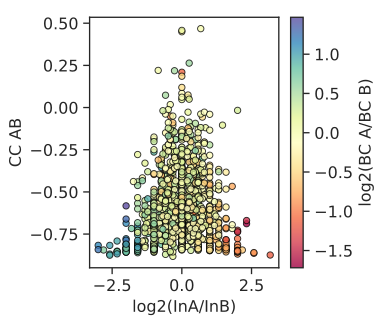

The Python source for this figure:
from matplotlib import pyplot as plt
import seaborn as sns
import pandas as pd
import numpy as np
from scipy import stats
from numpy.polynomial.polynomial import polyfit
from math import log

dfli = ["710", "720", "730", "1220", "1240", "1260", "1730", "1760", "1790", "2240", "2280", "22120"]
#dfli = ["710", "1220", "1730", "2240"]
#dfli = ["720", "1240", "1760", "2280"]
#dfli = ["730", "1260", "1790",  "22120"]

mdf = pd.DataFrame()

for dfl in dfli:
    bdf = pd.read_csv("B"+dfl+"TS.csv").iloc[:, 2:]
    cdf = pd.read_csv("C"+dfl+"TS.csv").iloc[:, 2:]
    cpdf = pd.read_csv("CP"+dfl+"TS.csv").iloc[:, 1:]
    ddf = pd.read_csv("D"+dfl+"TS.csv").iloc[:, 1:5]
    #idf = pd.read_csv("I"+dfl+"TS.csv").iloc[:, 2:]
    df = pd.concat([cdf, cpdf, bdf, ddf], axis = 1)
    #print(df.head())
    mdf = mdf.append(df)

mdf["InABR"] = np.log2(mdf["InA"]/mdf["InB"])
mdf["BCABR"] = np.log2(mdf["BC A"]/mdf["BC B"])
#mdf["PNRA"] = mdf["PInA"]/mdf["NInA"]
#mdf["PNRB"] = mdf["PInB"]/mdf["NInB"]

print(mdf.head())
print(mdf.shape)


sns.set(rc={'figure.figsize':(4,3.5)})
sns.set_context("paper", rc={"font.weight":'bold',"legend.fontsize":12,"legend.title_fontsize":12,"font.size":12,"axes.titlesize":12,"axes.labelsize":12,"xtick.labelsize":12,"ytick.labelsize":12})
#sns.set_context("paper", rc={"legend.fontsize":12,"font.size":12,"axes.titlesize":12,"axes.labelsize":12,"xtick.labelsize":12,"ytick.labelsize":12})
sns.set_style("ticks")


# SCATTERPLOT CODE
plt.scatter(mdf["InABR"], mdf["CC AB"], c=mdf["BCABR"],marker="o", cmap="Spectral", edgecolor="black", linewidth=0.7, alpha=0.8)
cbar = plt.colorbar()
cbar.set_label("log2(BC A/BC B)")

plt.xlabel("log2(InA/InB)")
plt.ylabel("CC AB")

##plt.title("E = 2N BC>=0.55")
plt.tight_layout()
plt.savefig("F4B.svg",dpi=400)
plt.savefig("F4B.png",dpi=400, pad_inches=0)
plt.show()

